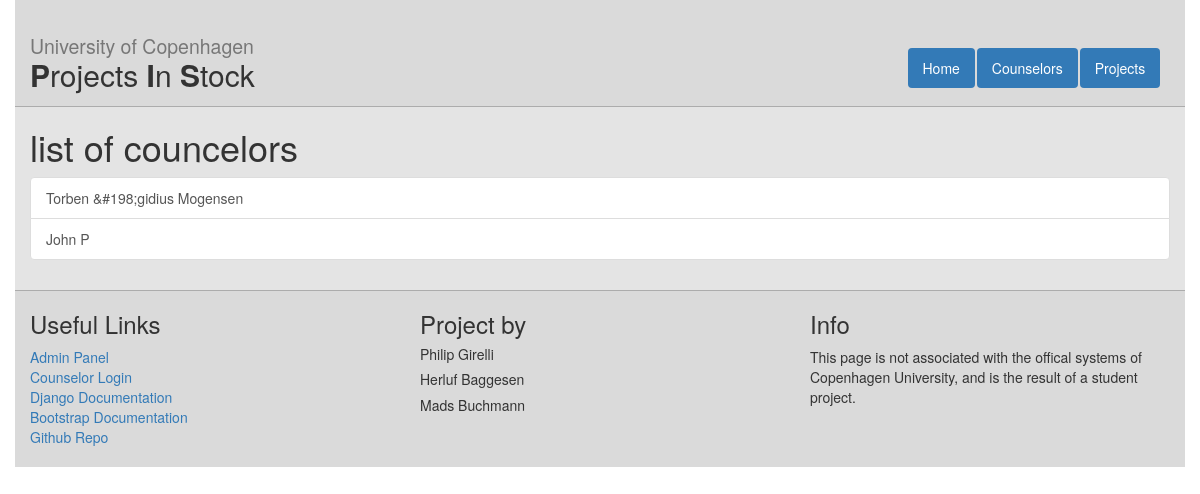
Before: /counselors with the older database file.
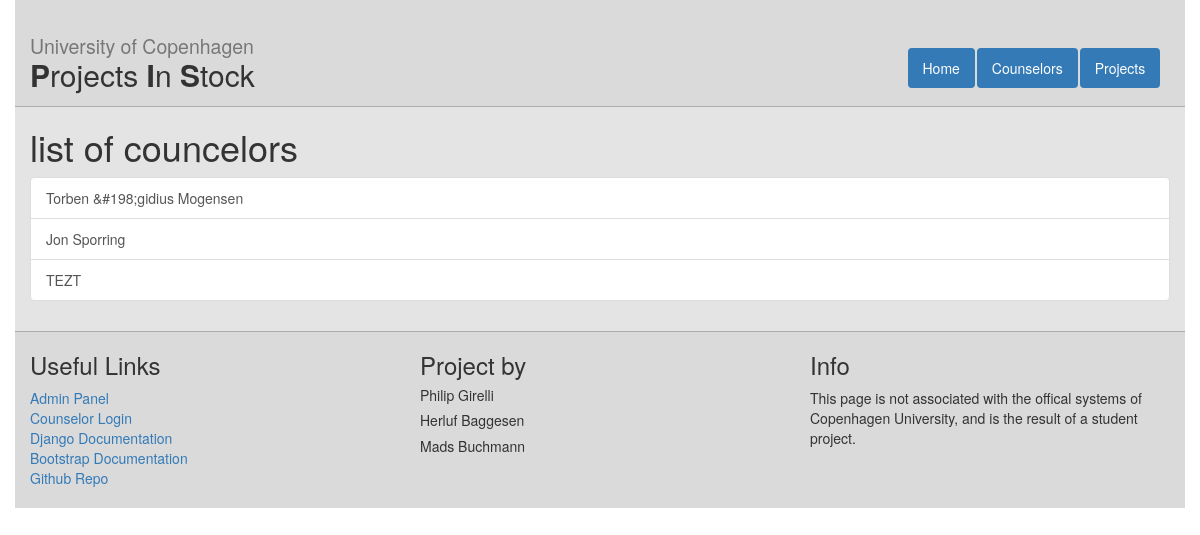
After: the same page with the newer database file.
### web/models.py (models this page shows, shortened)
class Counselor(models.Model):
    readonly_fields=('account_id',)
    name = models.CharField(max_length=255)
    email = models.EmailField()
    studyArea = models.CharField(max_length=255)
    office = models.CharField(max_length=255)
    projects = models.ManyToManyField(Project)
    url = models.URLField(default="NOURL")
    accountId = models.IntegerField(default=-1)
    statusChoices = (('Available','Available'),('Unavailable','Unavailable'))
    status = models.CharField(max_length=50, choices=statusChoices, default='Available')

### web/views.py (the view)
# urls.py: url(r'^counselors$', views.counselor_list, name="counselor_list"),
def counselor_list(request):
    counselors = Counselor.objects.all()
    context = {
        "counselors": counselors
    }
    return render(request, 'web/counselor_list.html', context)

### web/templates/web/counselor_list.html
{%extends "web/master.html" %}
{% block content%}
<h1>list of councelors</h1>
  <div class="list-group">
  {% for counselor in counselors %}
    <a class="list-group-item" href="{% url 'counselor_detail' counselor.id %}">{{ counselor.name }}</a>
  {% endfor %}
</div>
{% endblock %}

### web/templates/web/master.html (shortened to what this page needs)
<!DOCTYPE html>
<html>
<head>
  {% load staticfiles %}
  <link rel="stylesheet" type="text/css" href="{% static 'web/style.css' %}">
  <link rel="stylesheet" href="http://maxcdn.bootstrapcdn.com/bootstrap/3.3.6/css/bootstrap.min.css">
</head>
<body>
<div class="container" id="site-wrapper">
  <div class="row" id="header-wrap">
    <div class="col-md-9">
      <h2><small>University of Copenhagen</small> <br /><b>P</b>rojects <b>I</b>n <b> S</b>tock</h2>
    </div>
    <div class ="col-md-3">
      <ul class="nav nav-pills" id="menu">
        <li><a href="{% url "index" %}">Home</a></li>
        <li><a href="{% url "counselor_list" %}">Counselors</a></li>
        <li><a href="{% url "project_list" %}">Projects</a></li>
      </ul>
    </div>
  </div>
<div id="content" style="display: none;">
{%block content%}
{%endblock%}
</div>
<div class="row" id="footer">
  <div class="col-md-4">
    <h3>Useful Links</h3>
      <a href="{% url 'admin:index' %}">Admin Panel</a><br />
      <a href="{% url 'login' %}">Counselor Login</a><br />
      <a href="https://docs.djangoproject.com/en/1.9/">Django Documentation</a><br />
      <a href="http://getbootstrap.com/components/">Bootstrap Documentation</a><br />
      <a href="https://github.com/PhilipFraDIKU/Projects-in-Stock">Github Repo</a><br /><br />
  </div>
  <div class="col-md-4">
    <h3>Project by</h3>
      <h5>Philip Girelli</h5>
      <h5>Herluf Baggesen</h5>
      <h5>Mads Buchmann</h5>
  </div>
  <div class="col-md-4">
  <h3>Info</h3>
  <p>
   This page is not associated with the offical systems of Copenhagen University, and is the result of a student project.
  </p>
  </div>
</div>
</div>
</body>
</html>

### web/static/web/style.css (style rules this page uses)
#header-wrap { border-bottom: solid 1px; background-color : rgba(128, 128, 128, 0.1); border-color: rgba(128, 128, 128, 0.5); padding-top : 5px; padding-bottom : 5px; }
html, body { height : 100%; }
#menu { margin-top : 43px; }
.nav-pills li a { background-color: #337AB7; color : #fff; transition : color 0.5s; -webkit- transition : color 0.5s; }
.container { background-color: rgba(128, 128, 128, 0.21); }
#footer { background-color : rgba(128, 128, 128, 0.1); border-top : solid 1px; border-color : rgba(128, 128, 128, 0.5); margin-top : 30px; }

Changed rows visible on the page:
changed Counselor: name "John P" → "Jon Sporring"
added Counselor: name "TEZT"
